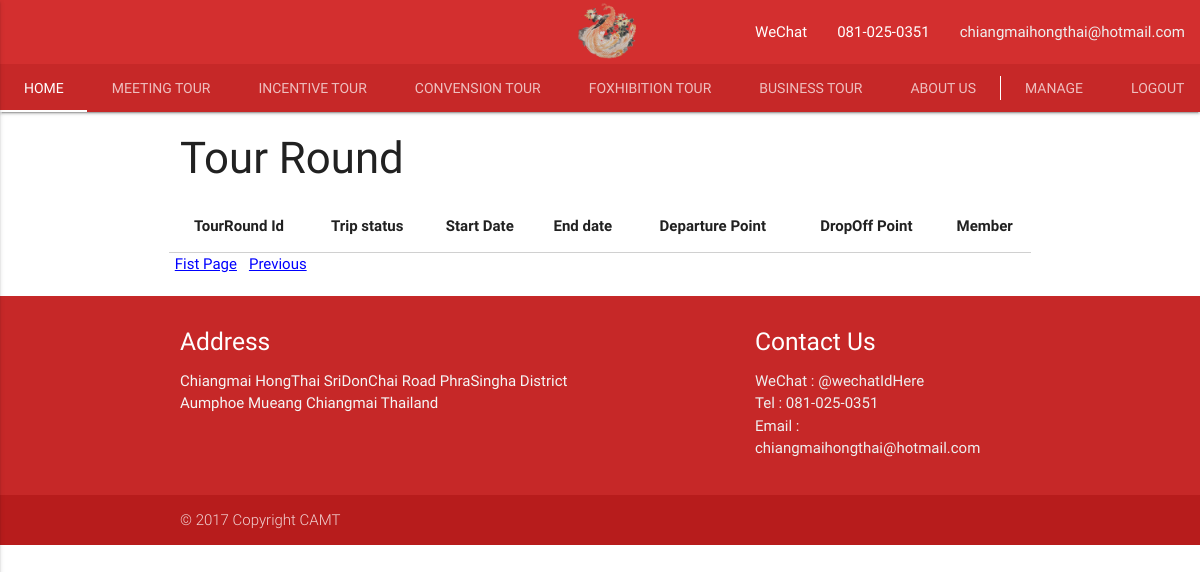
The page /ChineseTour_NewTheme copy/show_tour_round.php?tourId=1&page=2 (signed in) on the database as committed earlier.
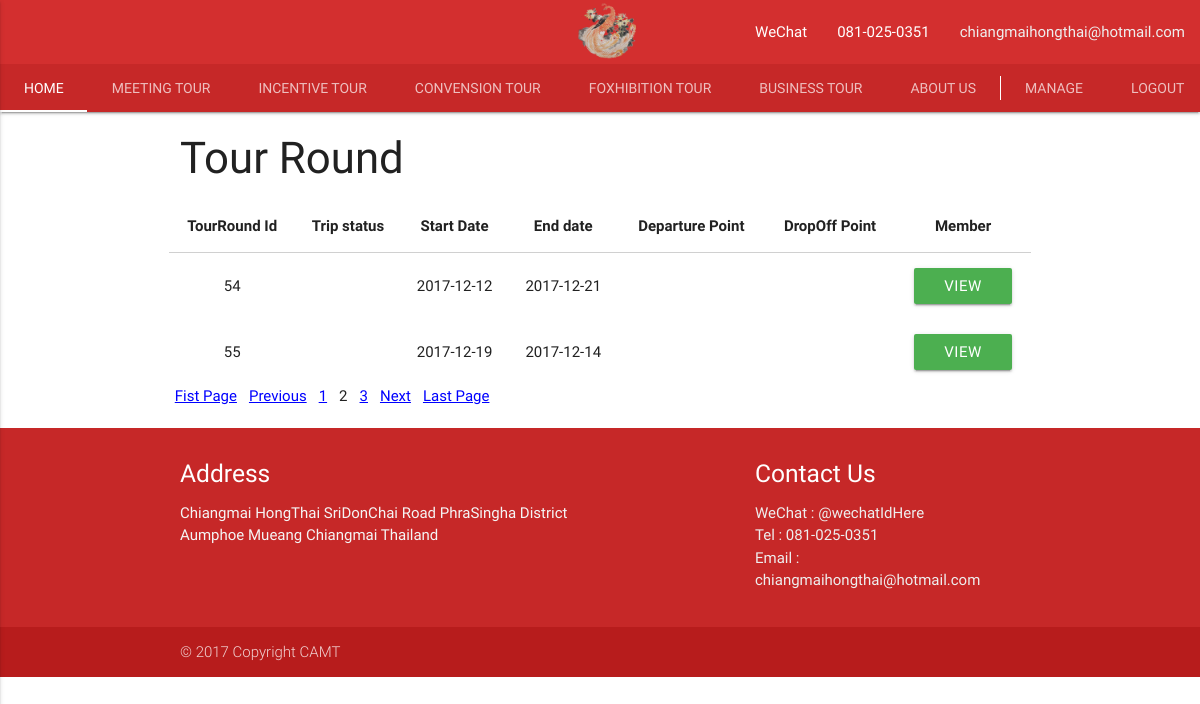
The same page on the database as committed later.
### tables this page shows
CREATE TABLE `tour_round` (
  `tour_round_id` int(11) NOT NULL,
  `tour_id` int(11) NOT NULL,
  `trip_status` varchar(50) NOT NULL,
  `start_date_time` date NOT NULL,
  `end_date_time` date NOT NULL,
  `departure_point` varchar(50) NOT NULL,
  `drop_off_point` varchar(50) NOT NULL
);

### ChineseTour_NewTheme copy/module/authentication.php (called while the page is built, shortened)
<?php
    function isLoginAs($user_type){
        $lenght = count($user_type);
        for($i = 0; $i < $lenght; $i++){
            if(isset($_SESSION['user_type']) and strcasecmp($_SESSION['user_type'],$user_type[$i]) == 0){
                return TRUE;
            }
        }
        return FALSE;
    }
?>

### ChineseTour_NewTheme copy/show_tour_round.php (the view, shortened to what this page needs)
<?php
include "lib/pagination.php";
?>
 <!DOCTYPE html>
   <html>
 <?php
       include 'component/header.php';
 ?>
 <body>
  <div class="container">
    <div class="row">
      <div class="col s12">
        <h3>Tour Round</h3>
      </div>
               <?php
               if(isset($_SESSION['login_id'])){
               if($_GET['tourId'] != ""){
                   $tourId = $_GET['tourId'];
                   $sql= "SELECT * FROM tour_round tr WHERE tr.tour_id = $tourId";
                  $result = page_query($GLOBALS['conn'],$sql,2);
                   echo "<table style='overflow-x:auto;' class='responsive-table table table-striped highlight centered'>";
                   echo "<thead>";
                   echo "<tr align='center'><th>TourRound Id</th><th>Trip status</th><th>Start Date</th><th>End date</th><th>Departure Point</th><th>DropOff Point</th><th>Member</th>";
                   echo "</tr>";
                   echo "</thead>";
                   while($show = mysqli_fetch_array($result)) {
                     $tour_round_id = $show['tour_round_id'];
                     echo "<tr>";
                     echo "<td align ='center'>" .$show['tour_round_id'] .  "</td> ";
                     echo "<td align ='center'>" .$show['trip_status'] .  "</td> ";
                     echo "<td align ='center'>" .$show['start_date_time'] .  "</td> ";
                     echo "<td align ='center'>" .$show['end_date_time'] .  "</td> ";
                     echo "<td align ='center'>" .$show['departure_point'] .  "</td> ";
                     echo "<td align ='center'>" .$show['drop_off_point'] .  "</td> ";
                     echo "<td align ='center'><a href='tour_round_member.php?tour_round_id=$tour_round_id'><button class='waves-effect waves-light btn green' type='button' value='View'>View</button></a></td>";
                     echo "</tr>";
                   }
                   echo "</table>";
                  page_echo_pagenums(6,true,true);
               }
               }
               ?>
  </div>
</div>
    <?php
    include 'component/footer.php';
    ?>
</body>
</html>

### ChineseTour_NewTheme copy/component/header.php (shortened to what this page needs)
<!DOCTYPE html>
<head>
  <link rel="stylesheet" href="css/materialize.min.css"/>
  <link rel="stylesheet" href="css/materialize.css"/>
  <link rel="stylesheet" href="css/main.css">
  <nav class="nav-extended">
    <div class="nav-wrapper red darken-2">
        <a href="Index.php" class="brand-logo center hide-on-med-and-down"><img src="images/logo400x300.png" width=20% height=20% alt="logo"></a>
        <ul id="nav-mobile" class="right hide-on-med-and-down">
          <li><a href="#">WeChat</a></li>
          <li><a href="#">081-025-0351</a></li>
          <li><a class="grey-text text-lighten-3" href="mailto:chiangmaihongthai@hotmail.com">chiangmaihongthai@hotmail.com</a></li>
        </ul>
    </div>
    <div class="nav-content red darken-3 hide-on-med-and-down">
      <ul class="tabs tabs-fixed-width tabs-transparent container">
        <li class="tab"><a target="_self" href="Index.php">Home</a></li>
        <li class="tab"><a target="_self" href="meeting.php">Meeting Tour</a></li>
        <li class="tab"><a target="_self" href="incentive.php">Incentive Tour</a></li>
        <li class="tab"><a target="_self" href="convension.php">Convension Tour</a></li>
        <li class="tab"><a target="_self" href="foxhibition.php">Foxhibition Tour</a></li>
        <li class="tab"><a target="_self" href="business.php">Business Tour</a></li>
        <li class="tab"><a target="_self" href="aboutUs.php">About Us</a></li>
        <?php
            if(isLoginAs(array('admin','member'))){
                if(isLoginAs(array('admin'))){
                    ?>
                    <li class="tab"><a target="_self" href="Manage.php">Manage</a></li>
                    <li class="tab"><a target="_self" href="logout.php">Logout</a></li>
                    <?php
                }
                    ?>
                    <?php
            }else{
            ?>
            <li class="tab"><a target="_self" href="Login.php">Log in</a></li>
            <li class="tab"><a target="_self" href="Register.php">Register</a></li>
            <?php
          }
        ?>
      </ul>
    </div>
  </nav>
</head>

### ChineseTour_NewTheme copy/lib/pagination.php (shortened to what this page needs)
<?php
$_previous_text = "Previous";
$_next_text = "Next";
$_first_text = "Fist Page";
$_last_text = "Last Page";
$_rows_per_page = 10;
$_current_page = 1;
$_total_pages = 0;
$_pagenums_size = 1;
$_previous_link = "";
$_next_link = "";
$_pagenum_links = array();
$_first_link = "";
$_last_link = "";
$_rand=0;
$_qrystr = "";
parse_str($_SERVER['QUERY_STRING'], $_qrystr);
if($_GET['page'] && is_numeric($_GET['page'])) {
	$_current_page = intval($_GET['page']);
}
function page_query($link, $sql, $rows_per_page=10) {
	global $_start_row, $_rows_per_page, $_total_rows, $_current_page, $_total_pages;
	if(is_numeric($rows_per_page) && intval($rows_per_page) >= 1) {
		$_rows_per_page = $rows_per_page;
	}
	else {
		$_rows_per_page = 10;
	}
	$_start_row = ($_current_page - 1) * $_rows_per_page;
	$sql =  trim($sql);
	$pat_select = "/^select/i";
	$sql = preg_replace($pat_select, "SELECT SQL_CALC_FOUND_ROWS ", $sql);
	$pat_end_semicolon = "/;*$/i";
	$sql = preg_replace($pat_end_semicolon, "", $sql);
	$sql .= " LIMIT $_start_row, $_rows_per_page";
	$result = mysqli_query($link,$sql) or die(mysqli_error($link));
	$found_rows = mysqli_query($link, "SELECT FOUND_ROWS()") or die(mysqli_error($link));
	$row = mysqli_fetch_row($found_rows);
	$_total_rows = $row[0];
	$_total_pages = ceil($_total_rows/$_rows_per_page);
	return $result;
}
function _page_links() {
	global $_qrystr, $_current_page, $_total_pages;
	global $_previous_link, $_next_link, $_pagenum_links, $_pagenums_size;
	global $_previous_text, $_next_text;
	global $_first_text, $_last_text, $_first_link, $_last_link;
	$_pagenum_links = array();
	$half_size = intval($_pagenums_size/2) ;
	$pagenum_start = $_current_page - $half_size;
	$pagenum_stop = $_current_page + $half_size;
	if($_pagenums_size % 2 == 0) {
		$pagenum_start++;
	}
	if($pagenum_start < 1) {
		$pagenum_stop += 1 - $pagenum_start;
 		$pagenum_start = 1;
	}
	if($pagenum_stop > $_total_pages) {
 		$diff = $pagenum_stop - $_total_pages;
		$pagenum_start -= $diff;
		if($pagenum_start < 1) {
			$pagenum_start = 1;
		}
		$pagenum_stop = $_total_pages;
	}
	if($_qrystr) {
		if($_qrystr['page']) {
			if($_current_page > 1) {
				 $_previous_link = _page_element("a", $_qrystr['page']-1, $_previous_text);
				 $_first_link = _page_element("a", 1, $_first_text);
			}
			if($_current_page < $_total_pages) {
				$_next_link = _page_element("a", $_qrystr['page']+1,$_next_text);
				$_last_link = _page_element("a", $_total_pages, $_last_text);
			}
			for($i = $pagenum_start; $i <= $pagenum_stop; $i++) {
				if($i == $_current_page) {
					array_push($_pagenum_links,  _page_element( "span",$i, $i));
				}
				else {
					array_push($_pagenum_links,   _page_element( "a",$i, $i));
				}
			}
		}
	}
}
function _page_element($e,$p,$t,$q="") {
	global $_qrystr, $_rand;
	if($q=="") {
		$params =  $_qrystr;
		$params['page'] = $p;
		$q = http_build_query($params);
	}
	if($e=="a") {
		return "<a href=\"{$_SERVER['PHP_SELF']}?$q\" class=\"page-$_rand\">$t</a>";
	}
	else if($e=="span") {
		return "<span class=\"page-$_rand\">$t</span>";
	}
}
function page_echo_pagenums($half_size=5, $show_prevnext=true, $show_first_last=false) {
	global $_previous_link, $_next_link, $_pagenum_links, $_first_link, $_last_link, $_pagenums_size;
	_page_links();
	if(_bool_type($show_prevnext)) {
		$prev_next = $_previous_link . implode("", $_pagenum_links)  . $_next_link;
		if(_bool_type($show_first_last)) {
			echo $_first_link . $prev_next . $_last_link;
		}
		else {
			echo $prev_next;
		}
	}
}
function _bool_type($var) {
	if(gettype($var)=="boolean" && $var==true) {
		return true;
	}
	else if(gettype($var)=="string") {
		if(strtolower($var)=="true") {
			return true;
		}
	}
	return false;
}
function _page_styles() {
	global $_cur_border_style, $_cur_border_width, $_cur_border_color, $_cur_bg_color, $_cur_color,$_rand;
	$rand=0;
	do {
		$rand = rand();
	} while($rand == $_rand);
	$_rand = $rand;
}
 ?>

### ChineseTour_NewTheme copy/component/footer.php (shortened to what this page needs)
<footer class="page-footer red darken-3">
   <div class="container">
     <div class="row">
       <div class="col l6 s12">
         <h5 class="white-text">Address</h5>
         <p class="grey-text text-lighten-4">Chiangmai HongThai SriDonChai Road PhraSingha District Aumphoe Mueang Chiangmai Thailand</p>
       </div>
       <div class="col l4 offset-l2 s12">
         <h5 class="white-text">Contact Us</h5>
         <ul>
           <li><a class="grey-text text-lighten-3" href="#!">WeChat : @wechatIdHere</a></li>
           <li><a class="grey-text text-lighten-3" href="#!">Tel : 081-025-0351</a></li>
           <li><a class="grey-text text-lighten-3" href="mailto:chiangmaihongthai@hotmail.com">Email : chiangmaihongthai@hotmail.com</a></li>
         </ul>
       </div>
     </div>
   </div>
   <div class="footer-copyright red darken-4">
     <div class="container">
     © 2017 Copyright CAMT
     </div>
   </div>
 </footer>

Rows that differ between the two databases and show on the page:
added tour_round: tour_round_id "54", start_date_time "2017-12-12", end_date_time "2017-12-21"
added tour_round: tour_round_id "55", start_date_time "2017-12-19", end_date_time "2017-12-14"
Other text that changed with them:
$t: "Fist Page Previous" → "Fist Page Previous 1 3 Next Last Page"
$t: (not shown) → "2"
